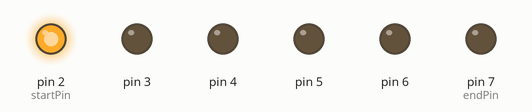
The sketch below on a simulated Arduino Uno, built with avr-gcc and run on an emulated ATmega328P. Parts: output pins drawn as LEDs (lit = HIGH).

Above: at 0.1 s.
At 0.5 s:
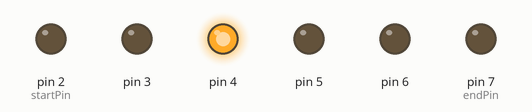
At 0.9 s:
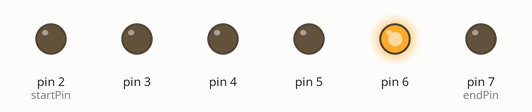
At 1.1 s:
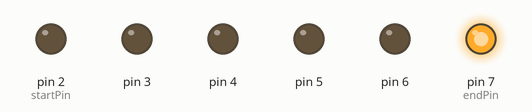
At 1.9 s:
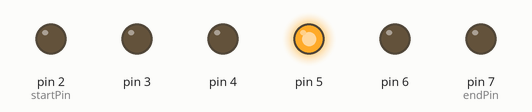
At 2.7 s:
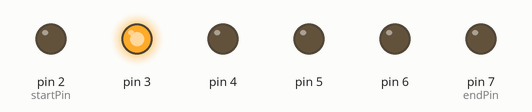
Timing chart, 0 to 3.0 s (numbered marks = the images above):
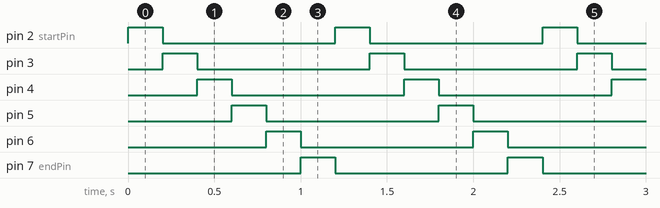

The sketch:

exp_4.ino
```cpp
// 实验：6 位数字跑马灯
//
// Arduino 数字 I/O 分为两部分，每部分保护 6 个 I/O 管脚
// * 2-7
// * 8-13
//
// 管脚 13 接了 1K 电阻，其他管脚都直接接在 ATmega 芯片上

int startPin = 2;
int endPin = 7;
int index = 0;

void setup()
{
  for (int i = startPin; i <= endPin; i++)
  {
    pinMode(i, OUTPUT); // 设定管脚为输出模式
  }
}


// ! 需要电路的配合
void loop()
{

  // 写入低电平，全部熄灭
  for (int i = startPin; i <= endPin; i++)
  {
    digitalWrite(i, LOW);
  }

  // 对某个管脚写入高电平
  digitalWrite(startPin + index, HIGH);

  // 更新下一个亮灯的管脚
  index = (index + 1) % (endPin - startPin + 1);

  // 设定延时
  delay(200);
}
```

Measured:
- by itself, pin 2 (startPin), pin 3–6, pin 7 (endPin): alternates HIGH for 0.20 s and LOW for 1.0 s
- by itself, everything shown: repeats every 1.2 s, in 6 steps
